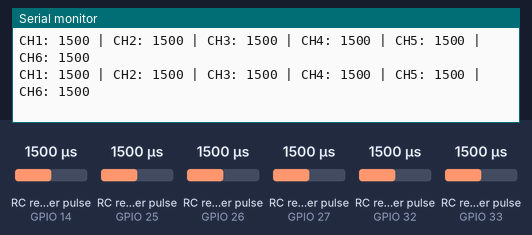
A sketch run on a simulated ESP32. Parts: the last lines printed to the serial monitor. Wiring (inferred from the names in the program): 6 × RC receiver channel: data GPIO 14 / data GPIO 25 / data GPIO 26 / data GPIO 27 / data GPIO 32 / data GPIO 33. Inputs (shaded band) come from the test bench; at power-on: RC receiver pulse (sensors on GPIO 14, GPIO 25, GPIO 26, GPIO 27, GPIO 32, GPIO 33) 1500 µs.

Above: at 1.2 s.
1.3 s: RC receiver pulse (sensor on GPIO 14) set to 1020 µs
At 1.64 s:
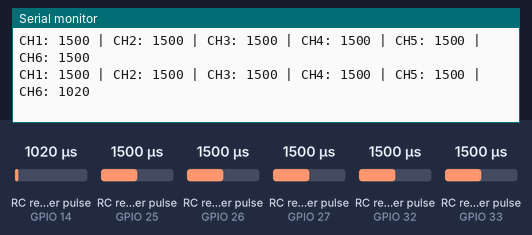
2.8 s: RC receiver pulse (sensor on GPIO 25) set to 1020 µs
At 2.84 s:
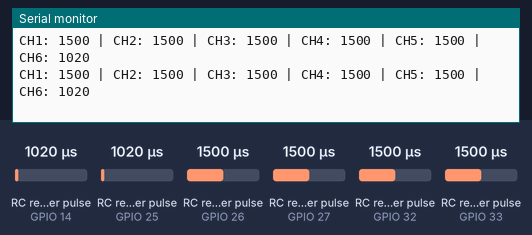
5.8 s: RC receiver pulse (sensor on GPIO 26) set to 1020 µs
At 5.96 s:
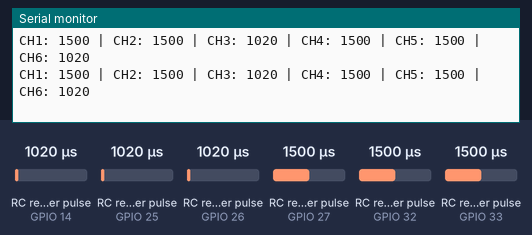
7.3 s: RC receiver pulse (sensor on GPIO 27) set to 1020 µs
At 7.4 s:
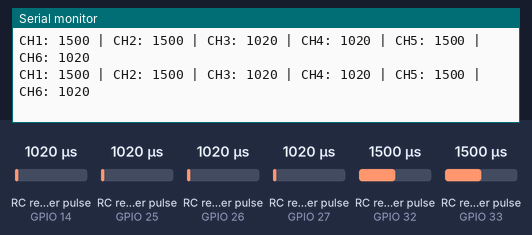
8.8 s: RC receiver pulse (sensor on GPIO 32) set to 1020 µs
At 8.84 s:
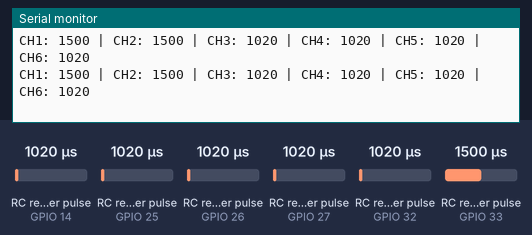
10.3 s: RC receiver pulse (sensor on GPIO 33) set to 1020 µs
At 10.52 s:
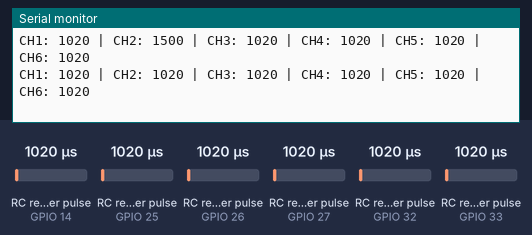

Measured:
- after the input at 1.3 s, the serial monitor: prints a new line after 0.16 s (image 1)
- after the input at 10.3 s, the serial monitor: prints a new line at once (image 6)

The sketch:

receiver_checker.ino.ino
```cpp
#define CH1_PIN 32
#define CH2_PIN 33
#define CH3_PIN 25
#define CH4_PIN 26
#define CH5_PIN 27
#define CH6_PIN 14

int readChannel(int pin) {
  int value = pulseIn(pin, HIGH, 25000);

  if (value < 900 || value > 2100) {
    return 1500;
  }

  return value;
}

void setup() {
  Serial.begin(115200);

  pinMode(CH1_PIN, INPUT);
  pinMode(CH2_PIN, INPUT);
  pinMode(CH3_PIN, INPUT);
  pinMode(CH4_PIN, INPUT);
  pinMode(CH5_PIN, INPUT);
  pinMode(CH6_PIN, INPUT);

  Serial.println("MC-7RE V2 receiver PWM test");
}

void loop() {
  Serial.print("CH1: ");
  Serial.print(readChannel(CH1_PIN));

  Serial.print(" | CH2: ");
  Serial.print(readChannel(CH2_PIN));

  Serial.print(" | CH3: ");
  Serial.print(readChannel(CH3_PIN));

  Serial.print(" | CH4: ");
  Serial.print(readChannel(CH4_PIN));

  Serial.print(" | CH5: ");
  Serial.print(readChannel(CH5_PIN));

  Serial.print(" | CH6: ");
  Serial.println(readChannel(CH6_PIN));

  delay(200);
}
```
